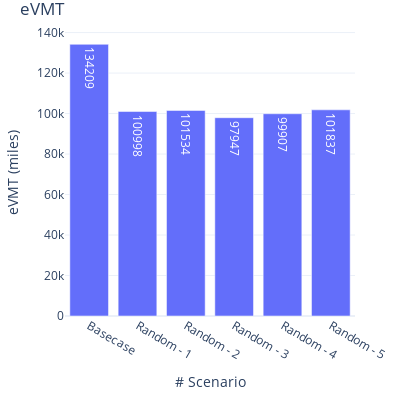

Notebook source saved alongside this figure:
### Markdown cell above
## 5.2 eVMT

### Code cell
fig = go.Figure(
    data=[
        go.Bar(
            name="eVMT",
            x=count_stats['analysis_id'],
            y=count_stats['evmt'],
            offsetgroup=1,
            text=count_stats['evmt'],
            textposition='auto',
        )
    ],
    layout=go.Layout(
        title="eVMT",
        yaxis_title="eVMT (miles)", 
        xaxis_title="# Scenario", uniformtext_minsize=8, uniformtext_mode='hide', width=400, height=400
        
    )
)
fig.update_xaxes(type='category', tickvals=[0, 1, 2, 3, 4, 5], ticktext=['Basecase', 'Random - 1', 'Random - 2', 'Random - 3', 'Random - 4', 'Random - 5'])
fig.update_layout(margin=dict(l=20, r=20, t=30, b=20), uniformtext_minsize=8, uniformtext_mode='hide', template='plotly_white')
fig.show()

### Figure 1 — Plotly figure (JSON) as saved in the notebook; plotly's stock layout.template omitted (floating-point values rounded to 4 significant figures)
{"data": [{"name": "eVMT", "offsetgroup": "1", "text": [134209, 100998, 101534, 97947, 99907, 101837], "textposition": "auto", "type": "bar", "x": [307, 396, 397, 398, 399, 400], "y": [134209, 100998, 101534, 97947, 99907, 101837]}], "layout": {"height": 400, "margin": {"b": 20, "l": 20, "r": 20, "t": 30}, "title": {"text": "eVMT"}, "uniformtext": {"minsize": 8, "mode": "hide"}, "width": 400, "xaxis": {"autorange": true, "range": [-0.5, 5.5], "ticktext": ["Basecase", "Random - 1", "Random - 2", "Random - 3", "Random - 4", "Random - 5"], "tickvals": [0, 1, 2, 3, 4, 5], "title": {"text": "# Scenario"}, "type": "category"}, "yaxis": {"autorange": true, "range": [0, 141300.0], "title": {"text": "eVMT (miles)"}, "type": "linear"}}}
